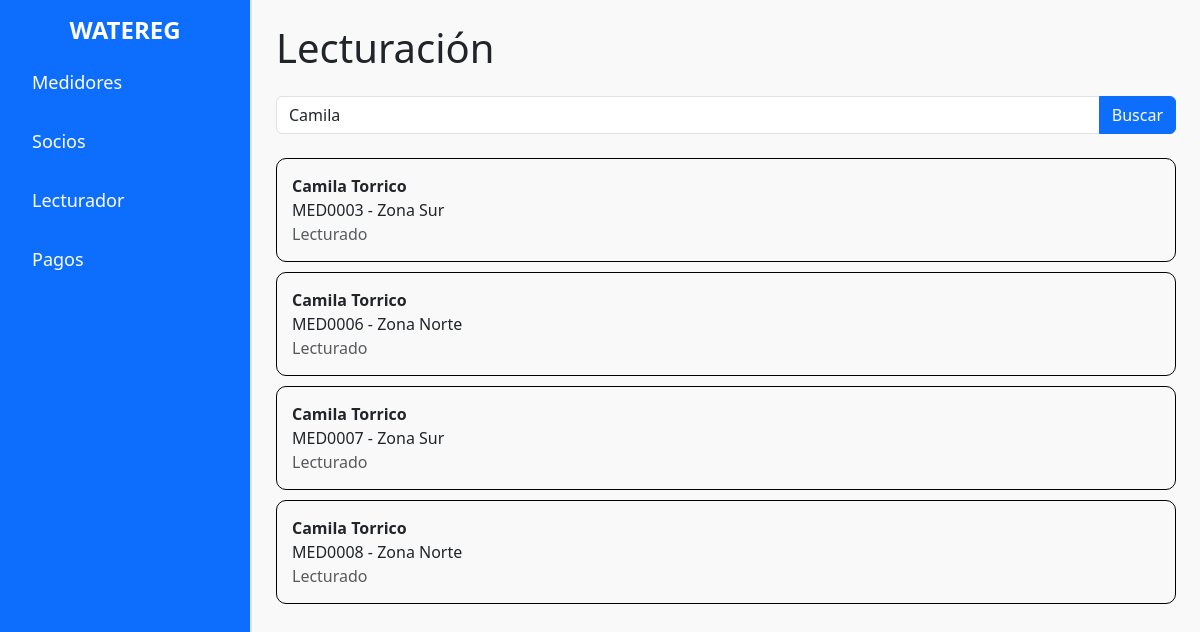
Page /lecturador.php?buscar=Camila  on the committed database.
### tables this page shows
CREATE TABLE `asignacion_medidor` (
  `id_asignacion` bigint(20) NOT NULL,
  `id_medidor` bigint(20) DEFAULT NULL,
  `id_socio` bigint(20) DEFAULT NULL,
  `id_zona` bigint(20) DEFAULT NULL,
  `fecha` date DEFAULT NULL,
  `precio_accion` decimal(10,2) DEFAULT NULL
);

CREATE TABLE `zona` (
  `id_zona` bigint(20) NOT NULL,
  `nombre` varchar(255) DEFAULT NULL
);

### lecturador.php (the view, shortened to what this page needs)
<?php
include 'conexion.php';
$busqueda = isset($_GET['buscar']) ? $_GET['buscar'] : '';
$sql = "
    SELECT
        asignacion_medidor.id_asignacion, -- Aseguramos que id_asignacion esté disponible
        CONCAT(socio.nombre, ' ', socio.apellido) AS socio,
        CONCAT('MED', LPAD(medidor.id_medidor, 4, '0')) AS medidor,
        zona.nombre AS zona,
        IFNULL((SELECT 'Lecturado' FROM consumo WHERE consumo.id_asignacion = asignacion_medidor.id_asignacion LIMIT 1), 'Sin lectura') AS estado
    FROM asignacion_medidor
    INNER JOIN socio ON asignacion_medidor.id_socio = socio.id_socio
    INNER JOIN medidor ON asignacion_medidor.id_medidor = medidor.id_medidor
    INNER JOIN zona ON asignacion_medidor.id_zona = zona.id_zona
";
if (!empty($busqueda)) {
    $sql .= " WHERE CONCAT('MED', LPAD(medidor.id_medidor, 4, '0')) LIKE ? OR socio.nombre LIKE ? OR socio.apellido LIKE ?";
    $stmt = $conexion->prepare($sql);
    $like_busqueda = '%' . $busqueda . '%';
    $stmt->bind_param('sss', $like_busqueda, $like_busqueda, $like_busqueda);
} else {
    $stmt = $conexion->prepare($sql);
}
$stmt->execute();
$resultado = $stmt->get_result();
?>
<!DOCTYPE html>
<html lang="es">
<head>
    <link rel="stylesheet" href="css/bootstrap.min.css">
    <link rel="stylesheet" href="css/styles.css">
</head>
<body>
    <div class="d-flex">
        <div class="sidebar bg-primary text-white p-3">
            <h2 class="sidebar-title">WATEREG</h2>
            <ul class="nav flex-column">
                <li class="nav-item">
                    <a class="nav-link text-white" href="index.php">Medidores</a>
                </li>
                <li class="nav-item">
                    <a class="nav-link text-white" href="socios.php">Socios</a>
                </li>
                <li class="nav-item">
                    <a class="nav-link text-white active" href="lecturador.php">Lecturador</a>
                </li>
                <li class="nav-item">
                    <a class="nav-link text-white" href="pagos.php">Pagos</a>
                </li>
            </ul>
        </div>
        <div class="content flex-grow-1 p-4">
            <h1 class="mb-4">Lecturación</h1>
            <form method="GET" action="lecturador.php" class="mb-4">
                <div class="input-group">
                    <input type="text" class="form-control" name="buscar" placeholder="Buscar por medidor o socio" value="<?= htmlspecialchars($busqueda) ?>">
                    <button type="submit" class="btn btn-primary">
                        <i class="bi bi-search"></i> Buscar
                    </button>
                </div>
            </form>
            <?php if ($resultado->num_rows > 0): ?>
                <?php while ($fila = $resultado->fetch_assoc()): ?>
                    <div class="medidor-card">
                        <a href="registro_consumo.php?id=<?= htmlspecialchars($fila['id_asignacion']) ?>">
                            <strong><?= htmlspecialchars($fila['socio']) ?></strong><br>
                            <?= htmlspecialchars($fila['medidor']) ?> - <?= htmlspecialchars($fila['zona']) ?><br>
                            <span class="text-muted"><?= htmlspecialchars($fila['estado']) ?></span>
                        </a>
                    </div>
                <?php endwhile; ?>
            <?php else: ?>
                <p class="text-danger">No se encontraron medidores.</p>
            <?php endif; ?>
        </div>
    </div>
</body>
</html>

### css/styles.css (style rules this page uses)
.sidebar { width: 250px; min-height: 100vh; }
.sidebar-title { font-size: 24px; font-weight: bold; margin-bottom: 1rem; text-align: center; }
.nav-link { font-size: 18px; margin-bottom: 1rem; }
.content { background-color: #f9f9f9; border-left: 2px solid #dee2e6; }

### lecturador.php (style rules this page uses)
.medidor-card { border: 1px solid #000; border-radius: 10px; padding: 15px; margin-bottom: 10px; }
.medidor-card a { text-decoration: none; color: inherit; }

### rows in the picture
asignacion_medidor: socio "Camila Torrico", medidor "MED0003", id_zona.nombre "Zona Sur", estado "Lecturado"
asignacion_medidor: socio "Camila Torrico", medidor "MED0006", id_zona.nombre "Zona Norte", estado "Lecturado"
asignacion_medidor: socio "Camila Torrico", medidor "MED0007", id_zona.nombre "Zona Sur", estado "Lecturado"
asignacion_medidor: socio "Camila Torrico", medidor "MED0008", id_zona.nombre "Zona Norte", estado "Lecturado"
